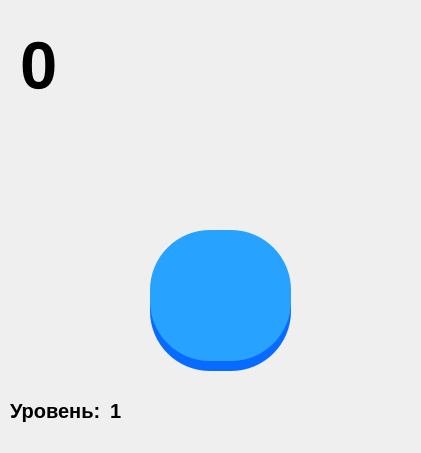
<?xml version="1.0" encoding="UTF-8"?>
<ui version="4.0">
 <class>MainWindow</class>
 <widget class="QMainWindow" name="MainWindow">
  <property name="enabled">
   <bool>true</bool>
  </property>
  <property name="geometry">
   <rect>
    <x>0</x>
    <y>0</y>
    <width>421</width>
    <height>453</height>
   </rect>
  </property>
  <property name="windowTitle">
   <string>MainWindow</string>
  </property>
  <widget class="QWidget" name="centralwidget">
   <property name="enabled">
    <bool>true</bool>
   </property>
   <widget class="QPushButton" name="btn1">
    <property name="enabled">
     <bool>false</bool>
    </property>
    <property name="geometry">
     <rect>
      <x>150</x>
      <y>240</y>
      <width>141</width>
      <height>131</height>
     </rect>
    </property>
    <property name="styleSheet">
     <string notr="true">background-color: rgb(8, 107, 255);
border-radius: 60
;</string>
    </property>
    <property name="text">
     <string/>
    </property>
   </widget>
   <widget class="QPushButton" name="btn2">
    <property name="geometry">
     <rect>
      <x>150</x>
      <y>230</y>
      <width>141</width>
      <height>131</height>
     </rect>
    </property>
    <property name="cursor">
     <cursorShape>PointingHandCursor</cursorShape>
    </property>
    <property name="styleSheet">
     <string notr="true">QPushButton{
background-color: rgb(39, 162, 255);
border-radius: 60;
QPushButton:pressed;
color: rgb(0, 0, 0, 0);
}

QPushButton:pressed {

  background-color: rgba(0, 0, 0, 0);
}


</string>
    </property>
    <property name="text">
     <string/>
    </property>
   </widget>
   <widget class="QLabel" name="label">
    <property name="geometry">
     <rect>
      <x>20</x>
      <y>20</y>
      <width>391</width>
      <height>91</height>
     </rect>
    </property>
    <property name="font">
     <font>
      <pointsize>50</pointsize>
      <weight>75</weight>
      <bold>true</bold>
     </font>
    </property>
    <property name="text">
     <string>0</string>
    </property>
   </widget>
   <widget class="QLabel" name="label1">
    <property name="geometry">
     <rect>
      <x>10</x>
      <y>380</y>
      <width>121</width>
      <height>61</height>
     </rect>
    </property>
    <property name="font">
     <font>
      <pointsize>15</pointsize>
      <weight>75</weight>
      <bold>true</bold>
     </font>
    </property>
    <property name="text">
     <string>Уровень:</string>
    </property>
   </widget>
   <widget class="QLabel" name="label2">
    <property name="geometry">
     <rect>
      <x>110</x>
      <y>390</y>
      <width>81</width>
      <height>41</height>
     </rect>
    </property>
    <property name="font">
     <font>
      <pointsize>15</pointsize>
      <weight>75</weight>
      <bold>true</bold>
     </font>
    </property>
    <property name="text">
     <string>1</string>
    </property>
   </widget>
  </widget>
 </widget>
 <resources/>
 <connections/>
</ui>
